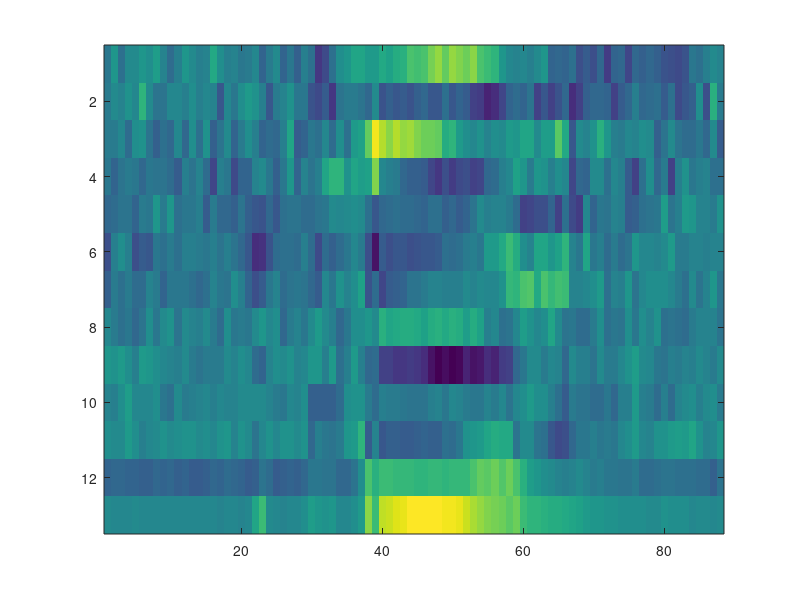

This chart was generated by the following MATLAB code: (Note: this script raises an error after producing the figure.)
clc
clear

models = load('lab2_models.mat');
models = models.models;

example{1} = load('lab2_example.mat');

mfcc = example{1}.mfcc;

figure
imagesc(flip(mfcc'))

hmm_obsloglik = logmvndd(mfcc, models{1}.hmm.means, models{1}.hmm.covars);

figure
imagesc(flip(hmm_obsloglik'))

